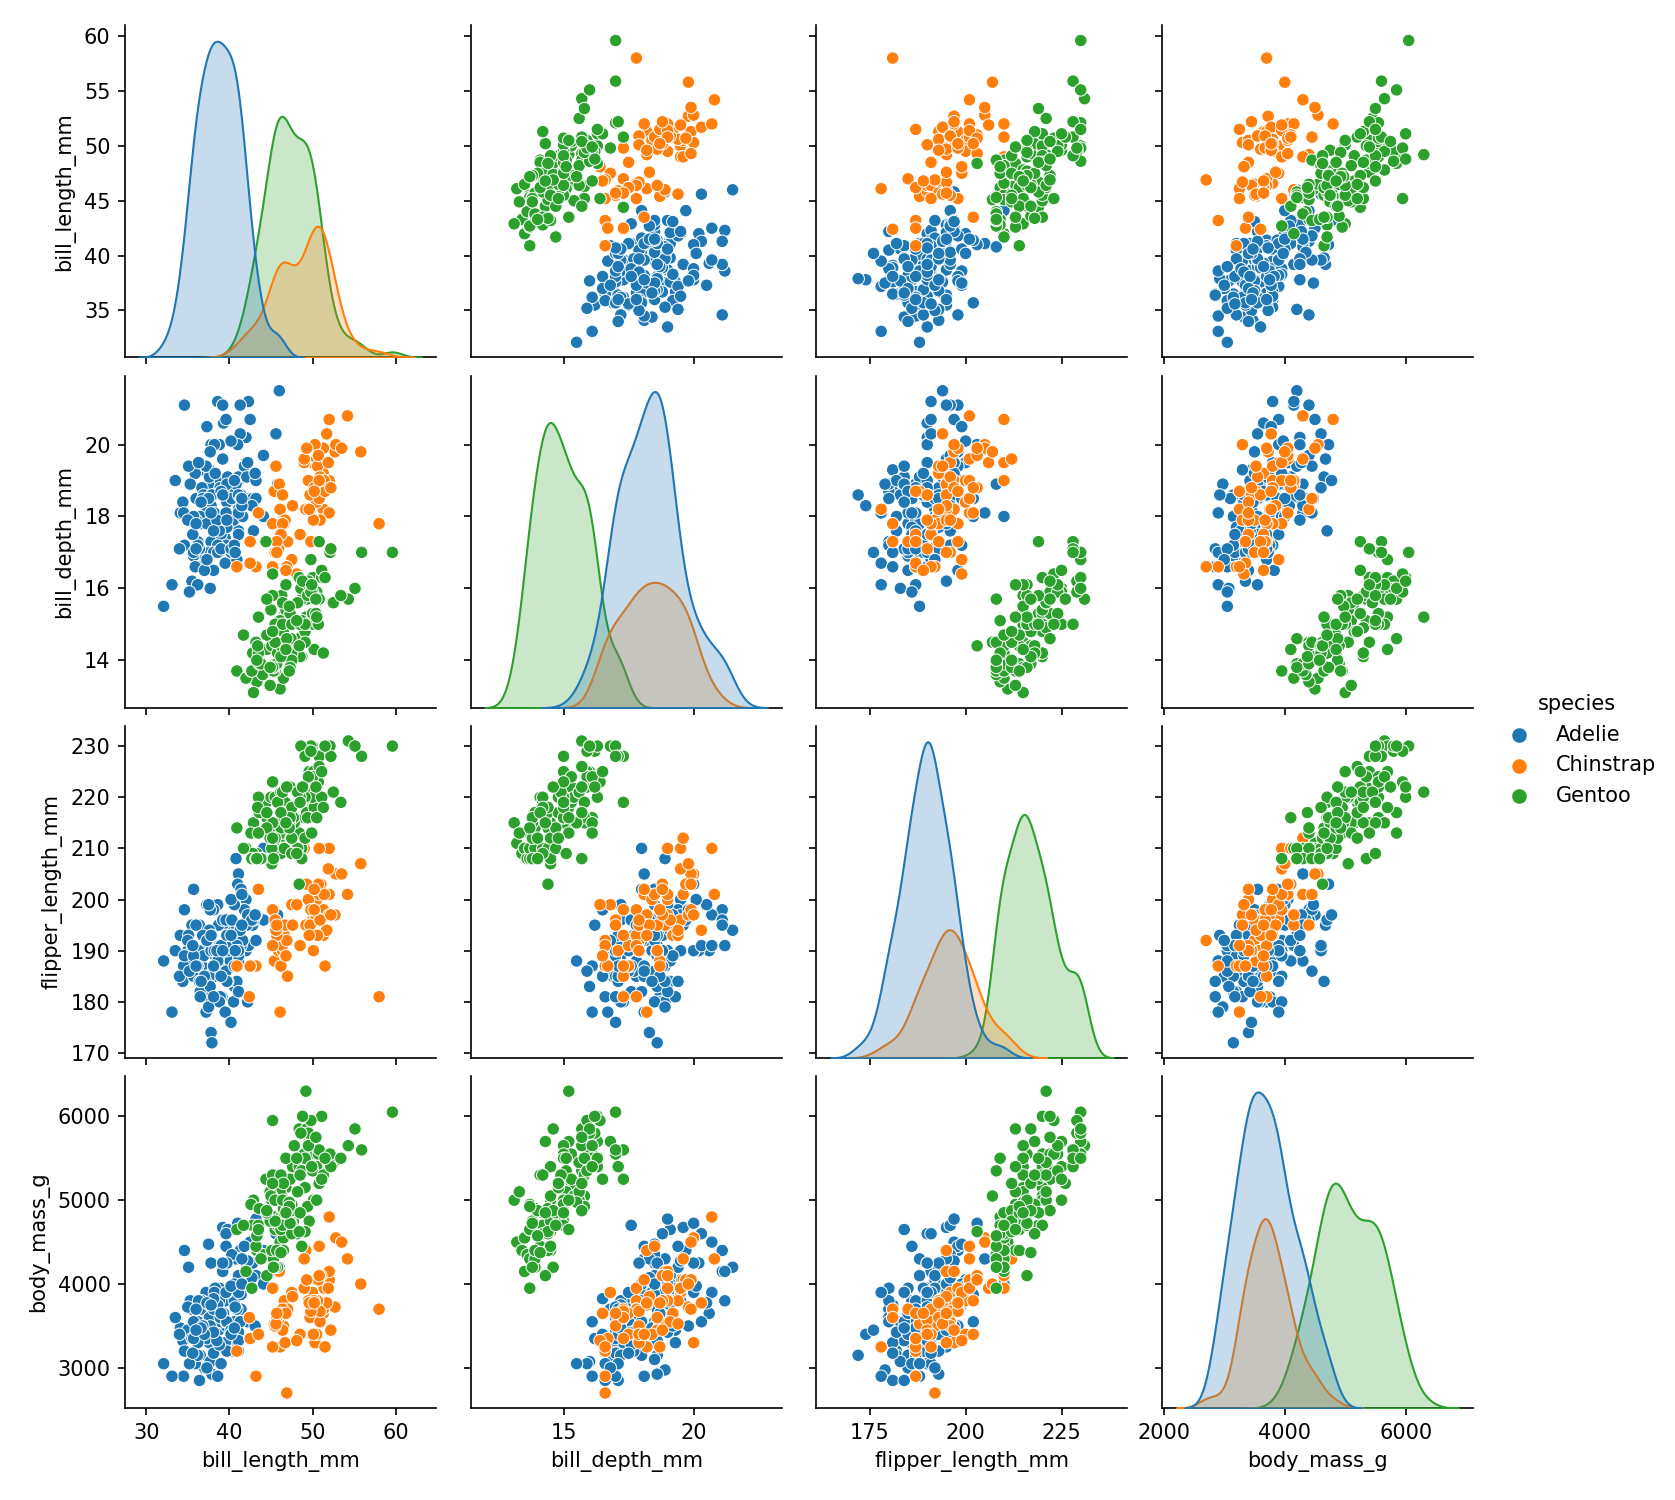

Recreate this plot in Python.
import seaborn as sns
from matplotlib import pyplot as plt

df = sns.load_dataset("penguins")

sns.pairplot(df, hue="species")
plt.savefig("pairplot.png", dpi=150)
